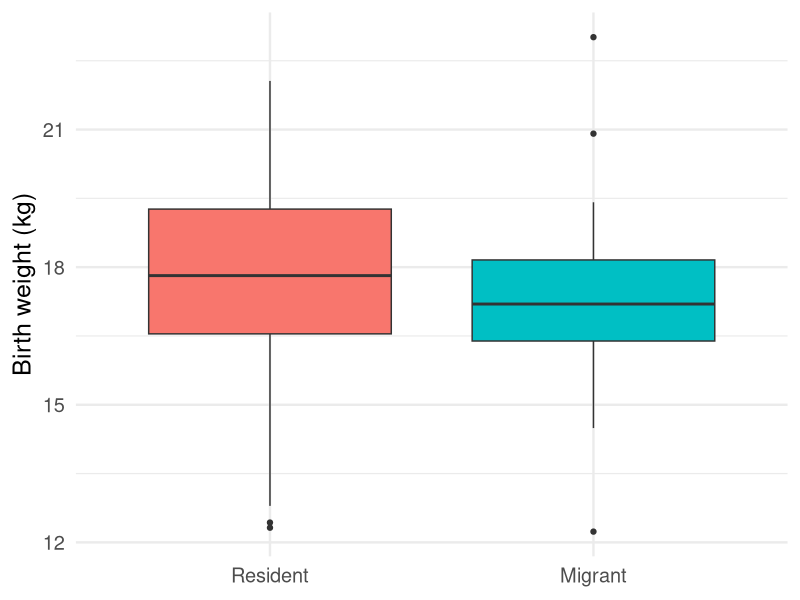
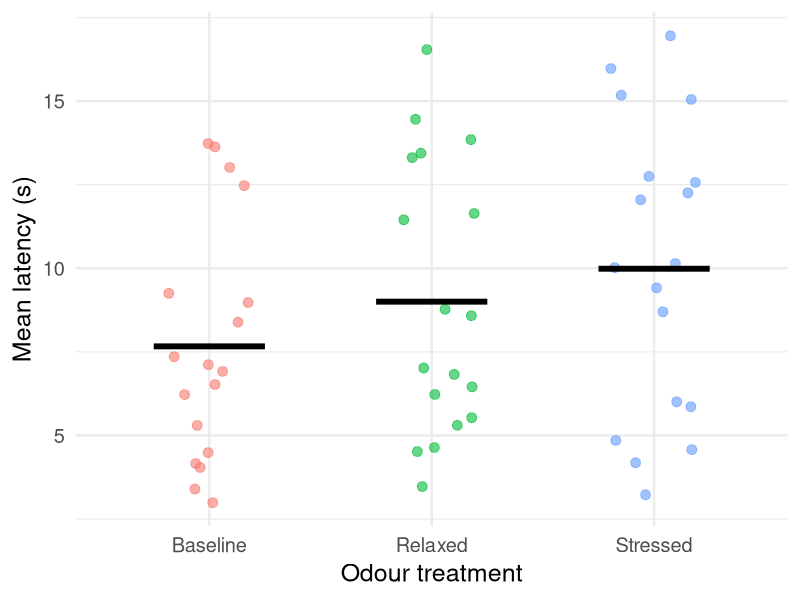
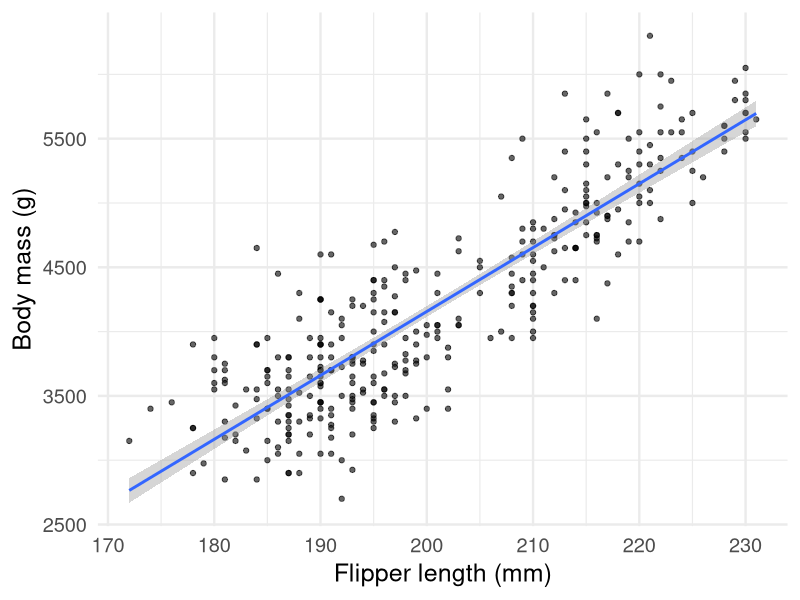
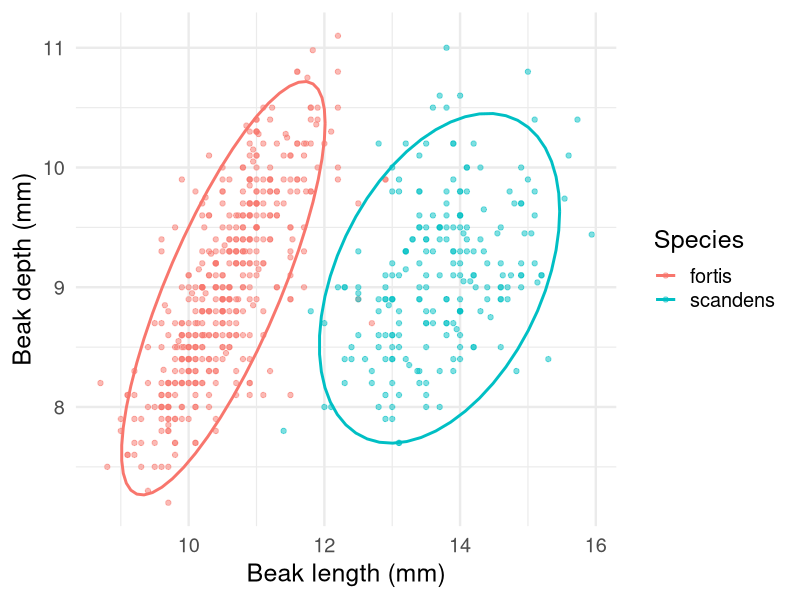

Generate these figures, in order, with R:
## ---- chunk 1
#| label: setup-journey
#| include: false
library(ggplot2)
## ---- chunk 2
#| label: elk-birthweight
#| code-fold: true
#| warning: false
#| message: false
elk <- read.csv("data/elk_calf_clean.csv")
elk$mig_status <- factor(elk$mig_status,
  levels = c("Resident", "Eastern"),
  labels = c("Resident", "Migrant")
)

ggplot(elk, aes(x = mig_status, y = birth_wt, fill = mig_status)) +
  geom_boxplot(show.legend = FALSE) +
  labs(x = NULL, y = "Birth weight (kg)") +
  theme_minimal(base_size = 18)
## ---- chunk 3
#| label: dog-odour
#| code-fold: true
#| warning: false
#| message: false
dogs <- read.csv("data/dog_odour_clean.csv")
dogs$treatment <- factor(dogs$treatment,
  levels = c("Baseline", "Relaxed", "Stressed")
)

dog_means <- aggregate(latency ~ dog_id + treatment, data = dogs, FUN = mean)

ggplot(dog_means, aes(x = treatment, y = latency, colour = treatment)) +
  geom_jitter(width = 0.2, size = 3, alpha = 0.6) +
  stat_summary(fun = mean, geom = "crossbar", width = 0.5,
    linewidth = 0.8, colour = "black") +
  labs(x = "Odour treatment", y = "Mean latency (s)") +
  theme_minimal(base_size = 18) +
  theme(legend.position = "none")
## ---- chunk 4
#| label: penguin-regression
#| code-fold: true
#| warning: false
#| message: false
penguins <- palmerpenguins::penguins

ggplot(penguins, aes(x = flipper_length_mm, y = body_mass_g)) +
  geom_point(alpha = 0.6) +
  geom_smooth(method = "lm") +
  labs(x = "Flipper length (mm)", y = "Body mass (g)") +
  theme_minimal(base_size = 18)
## ---- chunk 5
#| label: darwin-finches
#| code-fold: true
#| warning: false
#| message: false
finches <- read.csv("data/darwin_finches_clean.csv")

ggplot(finches, aes(x = beak_length, y = beak_depth, colour = species)) +
  geom_point(alpha = 0.5) +
  stat_ellipse(linewidth = 1) +
  labs(x = "Beak length (mm)", y = "Beak depth (mm)", colour = "Species") +
  theme_minimal(base_size = 18)
